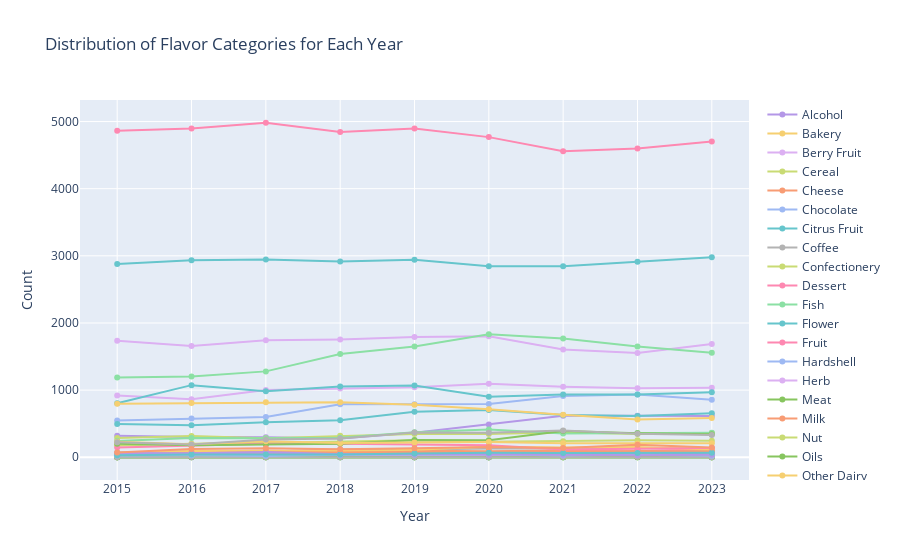

Notebook source saved alongside this figure:
### Markdown cell above
## num_prod by f_cat for each year_month

### Code cell
f_merged['year'] = f_merged['date'].dt.year
drink_data = f_merged[f_merged['supercat'] == 'Drink']

# Group by year and f_cat, and count the occurrences
drink_year_flavor_counts = drink_data.groupby(['year', 'f_cat'])['p_id'].count().unstack().fillna(0)

# Create an interactive plot using Plotly
fig = go.Figure()

for f_cat in drink_year_flavor_counts.columns:
    fig.add_trace(go.Line(
        x=drink_year_flavor_counts.index,
        y=drink_year_flavor_counts[f_cat],
        name=f_cat,
        marker_color=color_mapping[f_cat]
    ))

fig.update_layout(
    title='Distribution of Flavor Categories for Each Year',
    xaxis_title='Year',
    yaxis_title='Count',
    barmode='stack'
)

fig.show()

### Figure 1 — Plotly figure (JSON) as saved in the notebook; plotly's stock layout.template omitted (floating-point values rounded to 4 significant figures)
{"data": [{"marker": {"color": "rgb(180, 151, 231)"}, "name": "Alcohol", "type": "scatter", "x": [2015, 2016, 2017, 2018, 2019, 2020, 2021, 2022, 2023], "y": [322, 303, 298, 280, 364, 486, 617, 618, 615]}, {"marker": {"color": "rgb(246, 207, 113)"}, "name": "Bakery", "type": "scatter", "x": [2015, 2016, 2017, 2018, 2019, 2020, 2021, 2022, 2023], "y": [46, 61, 43, 50, 66, 70, 75, 59, 71]}, {"marker": {"color": "rgb(220, 176, 242)"}, "name": "Berry Fruit", "type": "scatter", "x": [2015, 2016, 2017, 2018, 2019, 2020, 2021, 2022, 2023], "y": [1736, 1656, 1741, 1755, 1792, 1803, 1606, 1552, 1686]}, {"marker": {"color": "rgb(201, 219, 116)"}, "name": "Cereal", "type": "scatter", "x": [2015, 2016, 2017, 2018, 2019, 2020, 2021, 2022, 2023], "y": [176, 201, 214, 237, 254, 229, 237, 252, 247]}, {"marker": {"color": "rgb(248, 156, 116)"}, "name": "Cheese", "type": "scatter", "x": [2015, 2016, 2017, 2018, 2019, 2020, 2021, 2022, 2023], "y": [1, 1, 6, 4, 8, 8, 5, 4, 7]}, {"marker": {"color": "rgb(158, 185, 243)"}, "name": "Chocolate", "type": "scatter", "x": [2015, 2016, 2017, 2018, 2019, 2020, 2021, 2022, 2023], "y": [548, 577, 598, 791, 790, 792, 911, 935, 857]}, {"marker": {"color": "rgb(102, 197, 204)"}, "name": "Citrus Fruit", "type": "scatter", "x": [2015, 2016, 2017, 2018, 2019, 2020, 2021, 2022, 2023], "y": [2878, 2933, 2946, 2916, 2942, 2846, 2846, 2910, 2978]}, {"marker": {"color": "rgb(179, 179, 179)"}, "name": "Coffee", "type": "scatter", "x": [2015, 2016, 2017, 2018, 2019, 2020, 2021, 2022, 2023], "y": [72, 87, 86, 114, 116, 130, 129, 137, 126]}, {"marker": {"color": "rgb(201, 219, 116)"}, "name": "Confectionery", "type": "scatter", "x": [2015, 2016, 2017, 2018, 2019, 2020, 2021, 2022, 2023], "y": [39, 44, 61, 55, 73, 80, 59, 76, 104]}, {"marker": {"color": "rgb(254, 136, 177)"}, "name": "Dessert", "type": "scatter", "x": [2015, 2016, 2017, 2018, 2019, 2020, 2021, 2022, 2023], "y": [35, 61, 46, 65, 82, 80, 95, 88, 124]}, {"marker": {"color": "rgb(139, 224, 164)"}, "name": "Fish", "type": "scatter", "x": [2015, 2016, 2017, 2018, 2019, 2020, 2021, 2022, 2023], "y": [0, 0, 0, 0, 0, 0, 0, 1, 0]}, {"marker": {"color": "rgb(102, 197, 204)"}, "name": "Flower", "type": "scatter", "x": [2015, 2016, 2017, 2018, 2019, 2020, 2021, 2022, 2023], "y": [495, 476, 522, 551, 678, 703, 628, 614, 656]}, {"marker": {"color": "rgb(254, 136, 177)"}, "name": "Fruit", "type": "scatter", "x": [2015, 2016, 2017, 2018, 2019, 2020, 2021, 2022, 2023], "y": [4863, 4898, 4982, 4843, 4898, 4768, 4558, 4599, 4703]}, {"marker": {"color": "rgb(158, 185, 243)"}, "name": "Hardshell", "type": "scatter", "x": [2015, 2016, 2017, 2018, 2019, 2020, 2021, 2022, 2023], "y": [0, 1, 2, 0, 0, 1, 6, 3, 6]}, {"marker": {"color": "rgb(220, 176, 242)"}, "name": "Herb", "type": "scatter", "x": [2015, 2016, 2017, 2018, 2019, 2020, 2021, 2022, 2023], "y": [918, 864, 1001, 1025, 1041, 1096, 1051, 1026, 1036]}, {"marker": {"color": "rgb(135, 197, 95)"}, "name": "Meat", "type": "scatter", "x": [2015, 2016, 2017, 2018, 2019, 2020, 2021, 2022, 2023], "y": [0, 3, 1, 3, 1, 1, 0, 2, 0]}, {"marker": {"color": "rgb(248, 156, 116)"}, "name": "Milk", "type": "scatter", "x": [2015, 2016, 2017, 2018, 2019, 2020, 2021, 2022, 2023], "y": [46, 73, 81, 73, 97, 89, 99, 70, 84]}, {"marker": {"color": "rgb(201, 219, 116)"}, "name": "Nut", "type": "scatter", "x": [2015, 2016, 2017, 2018, 2019, 2020, 2021, 2022, 2023], "y": [286, 316, 282, 319, 347, 347, 374, 346, 362]}, {"marker": {"color": "rgb(135, 197, 95)"}, "name": "Oils", "type": "scatter", "x": [2015, 2016, 2017, 2018, 2019, 2020, 2021, 2022, 2023], "y": [0, 2, 1, 0, 0, 0, 1, 1, 1]}, {"marker": {"color": "rgb(246, 207, 113)"}, "name": "Other Dairy", "type": "scatter", "x": [2015, 2016, 2017, 2018, 2019, 2020, 2021, 2022, 2023], "y": [63, 93, 97, 94, 110, 157, 146, 152, 117]}, {"marker": {"color": "rgb(220, 176, 242)"}, "name": "Other Flora", "type": "scatter", "x": [2015, 2016, 2017, 2018, 2019, 2020, 2021, 2022, 2023], "y": [21, 25, 28, 40, 37, 61, 50, 48, 36]}, {"marker": {"color": "rgb(248, 156, 116)"}, "name": "Other Savoury", "type": "scatter", "x": [2015, 2016, 2017, 2018, 2019, 2020, 2021, 2022, 2023], "y": [44, 64, 76, 71, 74, 68, 74, 92, 86]}, {"marker": {"color": "rgb(135, 197, 95)"}, "name": "Pasta", "type": "scatter", "x": [2015, 2016, 2017, 2018, 2019, 2020, 2021, 2022, 2023], "y": [0, 1, 0, 0, 0, 0, 0, 0, 0]}, {"marker": {"color": "rgb(139, 224, 164)"}, "name": "Plant", "type": "scatter", "x": [2015, 2016, 2017, 2018, 2019, 2020, 2021, 2022, 2023], "y": [242, 286, 283, 292, 374, 414, 355, 361, 365]}, {"marker": {"color": "rgb(179, 179, 179)"}, "name": "Poultry", "type": "scatter", "x": [2015, 2016, 2017, 2018, 2019, 2020, 2021, 2022, 2023], "y": [1, 2, 0, 0, 0, 0, 2, 2, 1]}, {"marker": {"color": "rgb(180, 151, 231)"}, "name": "Process", "type": "scatter", "x": [2015, 2016, 2017, 2018, 2019, 2020, 2021, 2022, 2023], "y": [33, 52, 41, 37, 42, 38, 50, 65, 58]}, {"marker": {"color": "rgb(158, 185, 243)"}, "name": "Rice", "type": "scatter", "x": [2015, 2016, 2017, 2018, 2019, 2020, 2021, 2022, 2023], "y": [26, 29, 19, 37, 40, 44, 26, 37, 22]}, {"marker": {"color": "rgb(180, 151, 231)"}, "name": "Sauces", "type": "scatter", "x": [2015, 2016, 2017, 2018, 2019, 2020, 2021, 2022, 2023], "y": [63, 60, 80, 44, 44, 44, 37, 28, 38]}, {"marker": {"color": "rgb(254, 136, 177)"}, "name": "Seed", "type": "scatter", "x": [2015, 2016, 2017, 2018, 2019, 2020, 2021, 2022, 2023], "y": [147, 173, 202, 200, 194, 177, 117, 127, 136]}, {"marker": {"color": "rgb(102, 197, 204)"}, "name": "Sour", "type": "scatter", "x": [2015, 2016, 2017, 2018, 2019, 2020, 2021, 2022, 2023], "y": [29, 42, 42, 42, 56, 68, 63, 62, 68]}, {"marker": {"color": "rgb(139, 224, 164)"}, "name": "Spice", "type": "scatter", "x": [2015, 2016, 2017, 2018, 2019, 2020, 2021, 2022, 2023], "y": [1187, 1202, 1279, 1539, 1651, 1833, 1768, 1648, 1558]}, {"marker": {"color": "rgb(135, 197, 95)"}, "name": "Sugar", "type": "scatter", "x": [2015, 2016, 2017, 2018, 2019, 2020, 2021, 2022, 2023], "y": [200, 179, 191, 202, 257, 253, 390, 357, 344]}, {"marker": {"color": "rgb(102, 197, 204)"}, "name": "Sweet", "type": "scatter", "x": [2015, 2016, 2017, 2018, 2019, 2020, 2021, 2022, 2023], "y": [805, 1074, 984, 1052, 1068, 900, 934, 934, 967]}, {"marker": {"color": "rgb(246, 207, 113)"}, "name": "Syrup", "type": "scatter", "x": [2015, 2016, 2017, 2018, 2019, 2020, 2021, 2022, 2023], "y": [230, 195, 238, 213, 221, 227, 210, 205, 209]}, {"marker": {"color": "rgb(179, 179, 179)"}, "name": "Tea", "type": "scatter", "x": [2015, 2016, 2017, 2018, 2019, 2020, 2021, 2022, 2023], "y": [222, 191, 264, 279, 368, 365, 397, 349, 330]}, {"marker": {"color": "rgb(248, 156, 116)"}, "name": "Tree", "type": "scatter", "x": [2015, 2016, 2017, 2018, 2019, 2020, 2021, 2022, 2023], "y": [70, 122, 134, 118, 133, 153, 138, 185, 146]}, {"marker": {"color": "rgb(246, 207, 113)"}, "name": "Vegetable", "type": "scatter", "x": [2015, 2016, 2017, 2018, 2019, 2020, 2021, 2022, 2023], "y": [798, 807, 819, 820, 783, 716, 632, 562, 584]}], "layout": {"barmode": "stack", "title": {"text": "Distribution of Flavor Categories for Each Year"}, "xaxis": {"title": {"text": "Year"}}, "yaxis": {"title": {"text": "Count"}}}}
